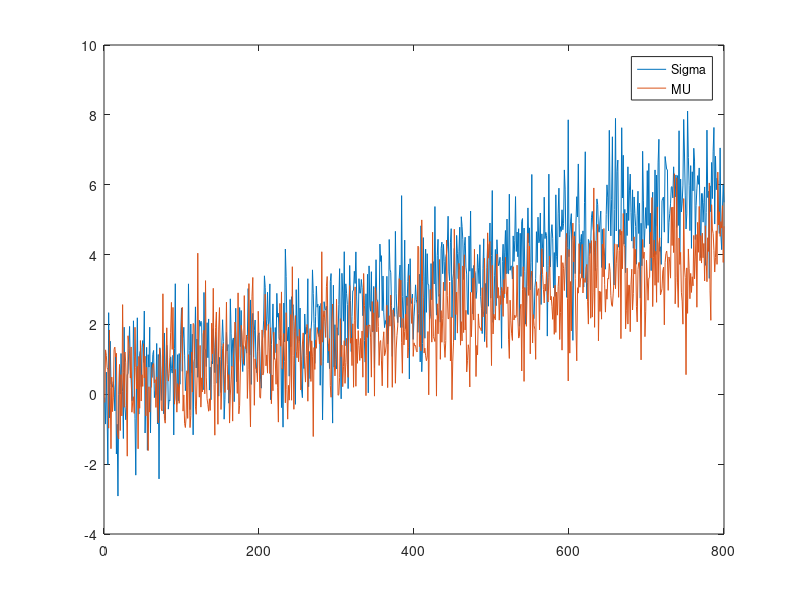

Write the MATLAB code that produced this figure. (Note: this script raises an error after producing the figure.)
clc
close all
clear
file_name_string = '';
%% Experiment params
d_max = 800;
samples_per_meter = 1e3;
%% Pathloss Params
epsilon= 1.002;
alpha = 2.432;
TX_POWER = 20;
CARRIER_FREQ=5.89*10^9;
TX_HEIGHT = 1.4787;
RX_HEIGHT = TX_HEIGHT;
LIGHT_SPEED=3*10^8;
lambda = LIGHT_SPEED./CARRIER_FREQ;
trunc_val = -94;
%% Fading Params
max_mu = 4;
mu_noise_std = 1;
mu_noise_mean = 0;
mu_noise = (mu_noise_std*randn([1,d_max]))+mu_noise_mean;
fading_params_mu = (max_mu.*[1:d_max]./d_max)+mu_noise;

max_sigma = 6;
sigma_noise_std = 1;
sigma_noise_mean = 0;
sigma_denoise=(max_sigma.*[1:d_max]./d_max);
sigma_noise = (sigma_noise_std*randn([1,d_max]))+sigma_noise_mean;
fading_params_sigma = sigma_denoise+sigma_noise;
%% Variables
fading_dbm_cell  =  cell(1,d_max);
rssi_dbm_cell = cell(1,d_max);

figure;plot(1:d_max,fading_params_sigma,1:d_max,fading_params_mu);legend('Sigma','MU');
%% Create Pathloss
pathloss_baseline = pathloss_gen_2ray(TX_HEIGHT,RX_HEIGHT,epsilon,alpha,lambda,d_max);
%% Create Fading

for i = 1:d_max
    fading_dbm_cell{i} = (fading_params_sigma(i)*randn([1,samples_per_meter]))+fading_params_mu(i);
end
fading_dbm_mat = data_cell2mat(fading_dbm_cell);
box_plot_2(fading_dbm_mat,fading_dbm_mat,'GT','r','Nakagami','b',1,d_max,'Fading(dbm)-Distance',file_name_string,10,'on');

for i = 1:d_max
    rssi_dbm_cell{i} = TX_POWER-pathloss_baseline(i)+fading_dbm_cell{i};
end
rssi_dbm_mat = data_cell2mat(rssi_dbm_cell);
box_plot_2(rssi_dbm_mat,rssi_dbm_mat,'GT','r','Nakagami','b',1,d_max,'Fading(dbm)-Distance',file_name_string,10,'on');
rss_dbm_truncated_cell = truncate_data_cell(rssi_dbm_cell,-94);

% variable_names = {'fading_dbm_cell','rss_dbm_cell','rss_dbm_truncated_cell',
% save(